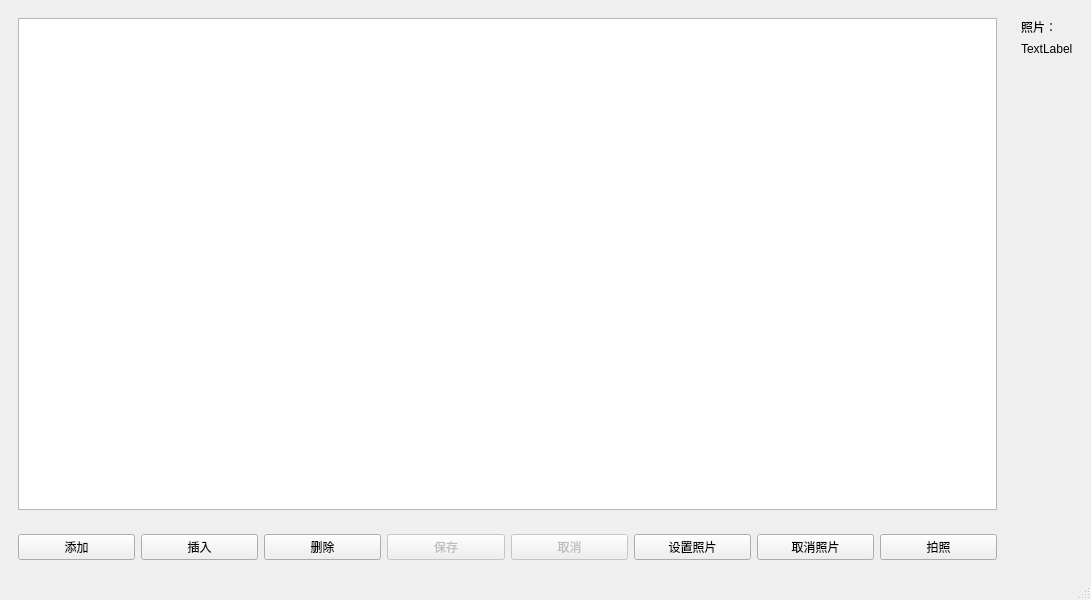
<?xml version="1.0" encoding="UTF-8"?>
<ui version="4.0">
 <class>ToolInterface</class>
 <widget class="QMainWindow" name="ToolInterface">
  <property name="geometry">
   <rect>
    <x>0</x>
    <y>0</y>
    <width>1091</width>
    <height>600</height>
   </rect>
  </property>
  <property name="windowTitle">
   <string>MainWindow</string>
  </property>
  <widget class="QWidget" name="centralwidget">
   <layout class="QGridLayout" name="gridLayout">
    <item row="0" column="0">
     <widget class="QWidget" name="widget" native="true">
      <layout class="QHBoxLayout" name="horizontalLayout">
       <item>
        <widget class="QTableView" name="tableView"/>
       </item>
      </layout>
     </widget>
    </item>
    <item row="0" column="1">
     <widget class="QWidget" name="widget_2" native="true">
      <layout class="QVBoxLayout" name="verticalLayout">
       <item>
        <widget class="QLabel" name="label">
         <property name="text">
          <string>照片：</string>
         </property>
        </widget>
       </item>
       <item>
        <widget class="QLabel" name="labPhoto">
         <property name="text">
          <string>TextLabel</string>
         </property>
        </widget>
       </item>
       <item>
        <spacer name="verticalSpacer">
         <property name="orientation">
          <enum>Qt::Vertical</enum>
         </property>
         <property name="sizeHint" stdset="0">
          <size>
           <width>20</width>
           <height>400</height>
          </size>
         </property>
        </spacer>
       </item>
      </layout>
     </widget>
    </item>
    <item row="1" column="0">
     <widget class="QWidget" name="widget_3" native="true">
      <layout class="QHBoxLayout" name="horizontalLayout_2">
       <item>
        <widget class="QPushButton" name="btnAdd">
         <property name="text">
          <string>添加</string>
         </property>
        </widget>
       </item>
       <item>
        <widget class="QPushButton" name="btnInsert">
         <property name="text">
          <string>插入</string>
         </property>
        </widget>
       </item>
       <item>
        <widget class="QPushButton" name="btnDelete">
         <property name="text">
          <string>删除</string>
         </property>
        </widget>
       </item>
       <item>
        <widget class="QPushButton" name="btnSave">
         <property name="enabled">
          <bool>false</bool>
         </property>
         <property name="text">
          <string>保存</string>
         </property>
        </widget>
       </item>
       <item>
        <widget class="QPushButton" name="btnCancel">
         <property name="enabled">
          <bool>false</bool>
         </property>
         <property name="text">
          <string>取消</string>
         </property>
        </widget>
       </item>
       <item>
        <widget class="QPushButton" name="btnSetPhoto">
         <property name="text">
          <string>设置照片</string>
         </property>
        </widget>
       </item>
       <item>
        <widget class="QPushButton" name="btnCancelPhoto">
         <property name="text">
          <string>取消照片</string>
         </property>
        </widget>
       </item>
       <item>
        <widget class="QPushButton" name="pushButton">
         <property name="text">
          <string>拍照</string>
         </property>
         <property name="icon">
          <iconset resource="../icon.qrc">
           <normaloff>:/icons/video_chat.ico</normaloff>:/icons/video_chat.ico</iconset>
         </property>
        </widget>
       </item>
      </layout>
     </widget>
    </item>
   </layout>
  </widget>
  <widget class="QMenuBar" name="menubar">
   <property name="geometry">
    <rect>
     <x>0</x>
     <y>0</y>
     <width>1091</width>
     <height>26</height>
    </rect>
   </property>
  </widget>
  <widget class="QStatusBar" name="statusbar"/>
 </widget>
 <resources>
  <include location="../icon.qrc"/>
 </resources>
 <connections/>
</ui>
